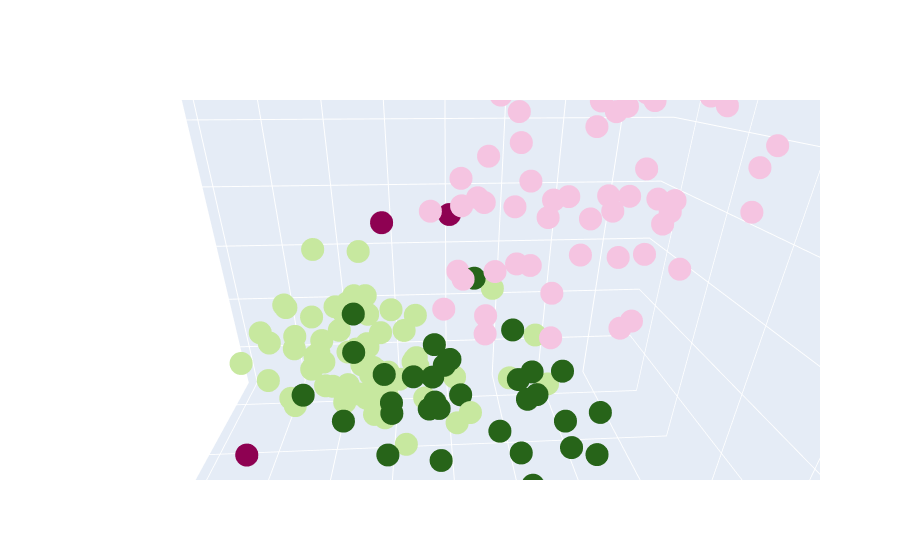

Notebook cell for this chart:
### Code cell
fig = go.Figure()

# criando o scatter
fig.add_trace(go.Scatter3d(
    
                        x=wines.Intensidade_Cor,
                        y=wines.Alcool,
                        z=wines.Linha_Pro,
                        mode='markers',                      
                        marker=dict(color = dbscan.labels_.astype(np.float)),
                        text=[0, 1, 2]
    
))

# renomeando os eixos
fig.update_layout(scene = dict(
                    xaxis_title='Intensidade de Cor',
                    yaxis_title='Àlcool',
                    zaxis_title='Proline'))


fig.show()

### Figure 1 — Plotly figure (JSON) as saved in the notebook; plotly's stock layout.template omitted (floating-point values rounded to 4 significant figures; data arrays with more than 128 entries replaced by an {"elided": "..."} marker saying what was removed)
{"data": [{"marker": {"color": {"elided": "178 int values"}}, "mode": "markers", "text": ["0", "1", "2"], "type": "scatter3d", "x": {"elided": "178 float values"}, "y": {"elided": "178 float values"}, "z": {"elided": "178 int values"}}], "layout": {"autosize": true, "scene": {"aspectmode": "auto", "aspectratio": {"x": 1, "y": 1, "z": 1}, "camera": {"center": {"x": 0, "y": 0, "z": 0}, "eye": {"x": 0.5009, "y": -0.02766, "z": 0.2445}, "projection": {"type": "perspective"}, "up": {"x": 0, "y": 0, "z": 1}}, "xaxis": {"title": {"text": "Intensidade de Cor"}, "type": "linear"}, "yaxis": {"title": {"text": "Àlcool"}, "type": "linear"}, "zaxis": {"title": {"text": "Proline"}, "type": "linear"}}}}
